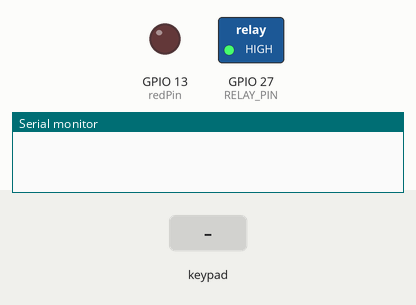
Simulated run of this sketch. Board: ESP32. On the bench: switched loads named in the sketch (green lamp = pin HIGH), output pins drawn as LEDs (lit = HIGH), the last lines printed to the serial monitor. Dashed ring = blinking. The test bench sets the inputs (shaded band). I2S audio is not simulated (input reads silence).

Above: at 1.2 s.
1.3 s: key 'A' pressed
At 1.8 s:
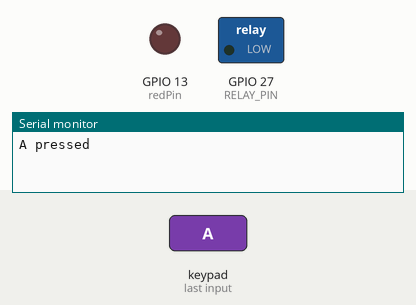
3.8 s: keypad keys 1 2 3 4 A pressed 0.4 s apart
At 3.88 s:
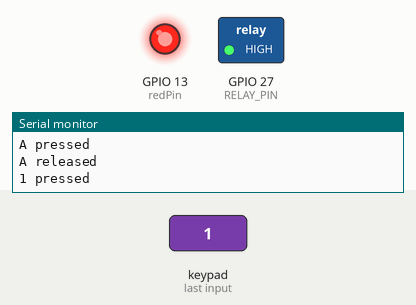
7.3 s: key 'B' pressed
At 8.5 s:
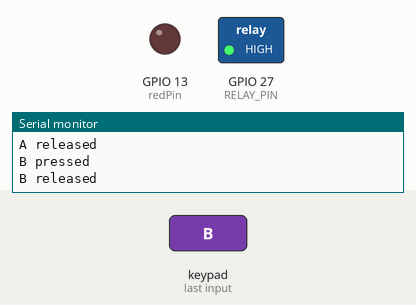
8.9 s: keypad keys 1 2 3 4 # pressed 0.4 s apart
At 10.58 s:
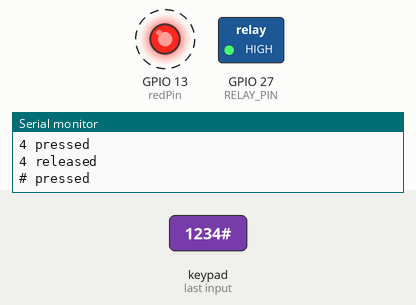
12.4 s: key 'C' pressed
At 13.4 s:
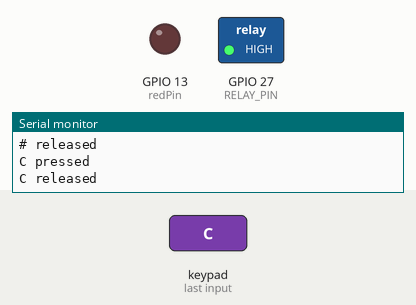
14.0 s: keypad keys 1 2 3 4 * pressed 0.4 s apart
At 15.68 s:
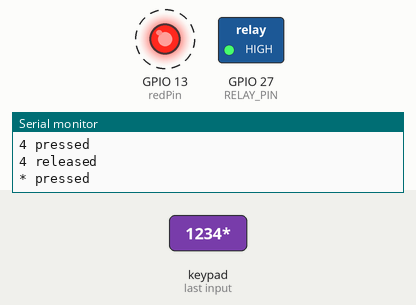
Timing chart, 0 to 17.3 s (numbered marks = the images above; inputs shaded):
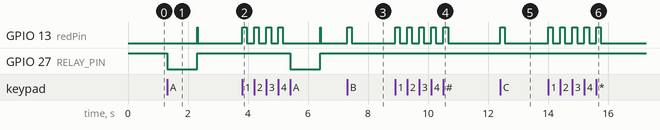

The sketch:

keypad_lock_without_timing.ino
```cpp
//this code makes the speaker make noise when pressing akey on the keypad
#include <Adafruit_Keypad.h> // Correct inclusion of the library
#include <Arduino.h>
#include <driver/i2s.h>
#include <math.h>
#include <ezOutput.h>

// /*
//  * This ESP32 code is created by esp32io.com
//  *
//  * This ESP32 code is released in the public domain
//  *
//  * For more detail (instruction and wiring diagram), visit https://esp32io.com/tutorials/esp32-solenoid-lock
//  */

// #define RELAY_PIN 27 // ESP32 pin GPIO16, which connects to the solenoid lock via the relay

// // the setup function runs once when you press reset or power the board
// void setup() {
//   // initialize digital pin  as an output.
//   pinMode(RELAY_PIN, OUTPUT);
// }

// // the loop function runs over and over again forever
// void loop() {
//   digitalWrite(RELAY_PIN, HIGH); // unlock the door
//   delay(5000);
//   digitalWrite(RELAY_PIN, LOW);  // lock the door
//   delay(5000);
// }

#define UNLOCK_TIME 5000 // in milliseconds

#define RELAY_PIN   27 // ESP32 pin GPIO27 connected to the solenoid lock relay
//ezOutput relay(RELAY_PIN);

// Define the pins for RGB LED (assuming common cathode)
const int redPin = 13;    // Red pin

// define your specific keypad here via PID
#define KEYPAD_PID3845


const String password_1 = "1234"; // change your password here
String input_password;

// define your pins here
#define R4   15 //brown wire
#define R3   4  //red wire
#define R2   5  //orange
#define R1   18   //yellow wire
#define C1   23 //white wire
#define C2   22 //purple wire
#define C3   21  //blue wire
#define C4   19  //green wire

// Define I2S pins
#define I2S_NUM         I2S_NUM_0
#define I2S_BCK_PIN     26
#define I2S_WS_PIN      26//27
#define I2S_DATA_PIN    25
#define SAMPLE_RATE     44100
#define PI              3.14159265358979323846

//connect pins :
//Vin -> 3v3
//GND -> GND
//SD + GAIN are unconnected
//DIN -> D25
//BCLK -> D26
//LRC -> D27

// Keymap for 4x4 Keypad
char keys[4][4] = {
  {'1','2','3', 'A'},
  {'4','5','6', 'B'},
  {'7','8','9', 'C'},
  {'*','0','#', 'D'}
};

// Row and column pins for 3x4 Keypad
byte rowPins[4] = { R1, R2, R3, R4 };
byte colPins[4] = { C1, C2, C3 , C4 };

// Initialize an instance of class Adafruit_Keypad
Adafruit_Keypad customKeypad = Adafruit_Keypad(makeKeymap(keys), rowPins, colPins, 4, 4);

void setup() {
  pinMode(RELAY_PIN, OUTPUT);
  //pinMode(redPin, OUTPUT);
  Serial.begin(9600);  // Adjusted for ESP32
  //input_password.reserve(32);
  customKeypad.begin();

  digitalWrite(RELAY_PIN, HIGH);


  // I2S configuration
  i2s_config_t i2s_config = {
    .mode = (i2s_mode_t)(I2S_MODE_MASTER | I2S_MODE_TX),  // Master, TX only
    .sample_rate = SAMPLE_RATE,
    .bits_per_sample = I2S_BITS_PER_SAMPLE_16BIT,
    .channel_format = I2S_CHANNEL_FMT_RIGHT_LEFT,
    .communication_format = I2S_COMM_FORMAT_I2S_MSB,
    .intr_alloc_flags = 0, // default interrupt priority
    .dma_buf_count = 8,
    .dma_buf_len = 64,
    .use_apll = false,
    .tx_desc_auto_clear = true,
    .fixed_mclk = 0
  };

  // I2S pin configuration
  i2s_pin_config_t pin_config = {
    .bck_io_num = I2S_BCK_PIN,
    .ws_io_num = I2S_WS_PIN,
    .data_out_num = I2S_DATA_PIN,
    .data_in_num = I2S_PIN_NO_CHANGE
  };

  // Install and start I2S driver
  i2s_driver_install(I2S_NUM, &i2s_config, 0, NULL);
  i2s_set_pin(I2S_NUM, &pin_config);
  i2s_zero_dma_buffer(I2S_NUM);
}

void loop() {

  static float phase = 0;
  size_t bytes_written;
  int16_t samples[64];
  customKeypad.tick();
  if(customKeypad.available()){
  // while() {
    keypadEvent e = customKeypad.read();
    char key = (char)e.bit.KEY;
    //if(customKeypad.available() == true){

    Serial.print(key);


    //} ////
    if (e.bit.EVENT == KEY_JUST_PRESSED) {
      Serial.println(" pressed");
       // Generate a 1kHz sine wave
       if (key == 'A') //future plans: add full on password
    {
      digitalWrite(RELAY_PIN, LOW); // unlock the door
    delay(1000);
    digitalWrite(RELAY_PIN, HIGH);  // lock the door

    }
      for (int i = 0; i < 64; i++) {
         samples[i] = (int16_t)(32767 * sin(phase));
         phase += 2 * PI * 5000 / SAMPLE_RATE;
         setColor(255, 0, 0);   // Red
         if (phase >= 2 * PI) {
            phase -= 2 * PI;
        }
      }
  i2s_write(I2S_NUM, samples, sizeof(samples), &bytes_written, portMAX_DELAY);
    } else if (e.bit.EVENT == KEY_JUST_RELEASED) {
      Serial.println(" released");
      for (int i = 0; i < 64; i++) {
        samples[i] = (int16_t)(32767 * sin(phase));
        phase += 2 * PI * 5000 / SAMPLE_RATE;
        setColor(0, 0, 0);   // Red
        if (phase >= 2 * PI) {
              phase -= 2 * PI;
        }
      }
  i2s_write(I2S_NUM, samples, sizeof(samples), &bytes_written, portMAX_DELAY);
    }
  //}
  }

  delay(10);
}


// Function to set RGB color based on PWM values (0-255)
void setColor(int redValue, int greenValue, int blueValue) {
  analogWrite(redPin, redValue);
}
```

Measured:
- after the input at 1.3 s, GPIO 13 (redPin): LOW → HIGH after 1.0 s, → LOW 0.01 s later; GPIO 27 (RELAY_PIN): HIGH → LOW at once, → HIGH 1.0 s later
- after the input at 3.8 s, GPIO 13 (redPin): goes 3 × (HIGH 0.16 s, LOW 0.24 s), HIGH 0.16 s, LOW 1.2 s, HIGH 0.01 s, then LOW, starting at once; GPIO 27 (RELAY_PIN): HIGH → LOW after 1.6 s, → HIGH 1.0 s later
- after the input at 7.3 s, GPIO 13 (redPin): LOW → HIGH at once, → LOW 0.16 s later
- after the input at 8.9 s, GPIO 13 (redPin): alternates HIGH for 0.16 s and LOW for 0.24 s, 10 changes in all, then stays LOW, starting at once
- after the input at 12.4 s, GPIO 13 (redPin): LOW → HIGH at once, → LOW 0.16 s later
- after the input at 14.0 s, GPIO 13 (redPin): alternates HIGH for 0.16 s and LOW for 0.24 s, 10 changes in all, then stays LOW, starting at once
